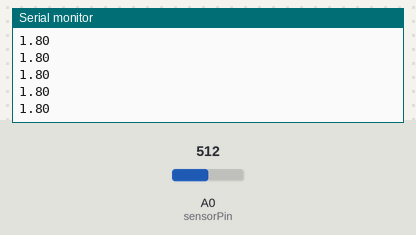
Recording of a sketch running on a simulated Arduino Uno, built with avr-gcc and run on an emulated ATmega328P. Shown: the last lines printed to the serial monitor. Inputs (shaded band) come from the test bench; at power-on: A0 (sensorPin) = 512.

Above: at 1.2 s.
1.3 s: A0 (sensorPin) set to 716
At 1.8 s:
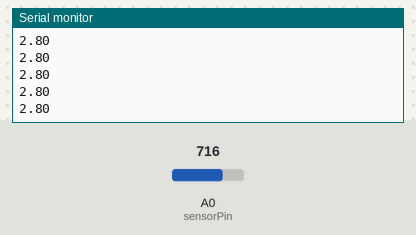
2.8 s: A0 (sensorPin) set to 900
At 3.5 s:
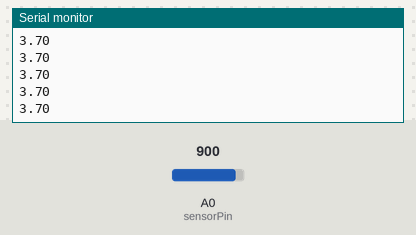
Timing chart, 0 to 5.8 s (numbered marks = the images above; inputs shaded):
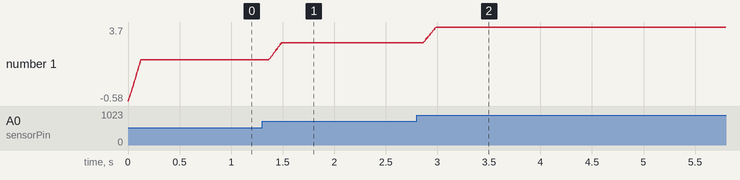

The sketch:

Filter_GMR_Analog_Sensor.ino
```cpp
int sensorPin = 0; //Define a variable for the sensor output
int sensorVal = 0;
float sensorVoltage = 0;

//Averaging
const int numReadings = 20;
int readings[numReadings];      // the readings from the analog input
int readIndex = 0;              // the index of the current reading
int total = 0;                  // the running total
int average = 0;                // the average

void setup() {
  Serial.begin(9600);
  for (int thisReading = 0; thisReading < numReadings; thisReading++) {
    readings[thisReading] = 0;
  }
}

void loop() {
  total = total - readings[readIndex];
  // read from the sensor:
  readings[readIndex] = analogRead(sensorPin);
  // add the reading to the total:
  total = total + readings[readIndex];
  // advance to the next position in the array:
  readIndex = readIndex + 1;

  // if we're at the end of the array...
  if (readIndex >= numReadings) {
    // ...wrap around to the beginning:
    readIndex = 0;
  }

  // calculate the average:
  average = total / numReadings;
  // send it to the computer as ASCII digits
  sensorVoltage = (average * ( 5.0 / 1023)) - 0.7;

  //Serial.print("GMR ADC = ");
  //Serial.print(average);
  //Serial.print("    ");
  //Serial.print("Sensor Voltage: ");
  Serial.println(sensorVoltage);
  delay(1);        // delay in between reads for stability
}
```

Measured:
- after the input at 1.3 s, the serial monitor: prints a new line after 0.07 s (image 1)
- after the input at 2.8 s, the serial monitor: prints a new line after 0.07 s (image 2)
- plotted number 1: 1.8 → 2.8 after the input at 1.3 s, 2.8 → 3.7 after the input at 2.8 s
